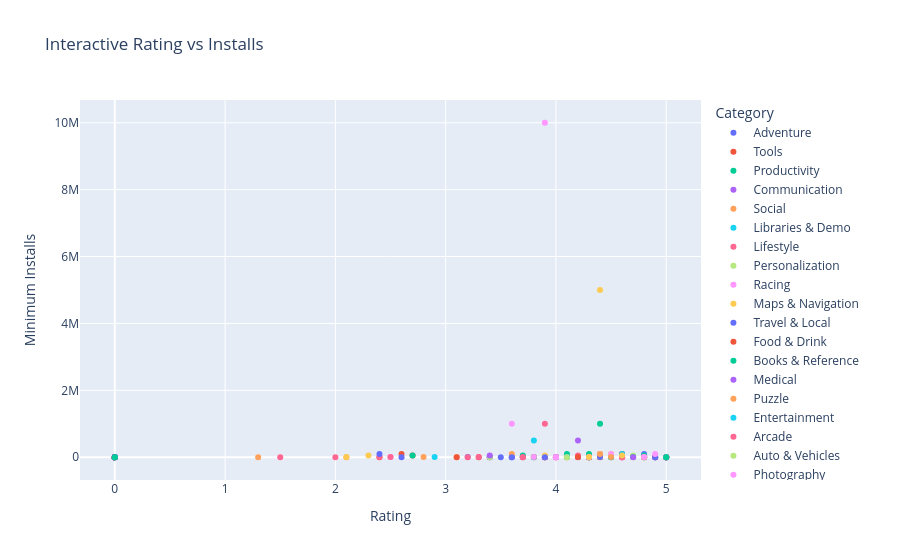

The code cell stored with this chart in its notebook:
### Markdown cell above
### **9.Sentiment by Category Analysis**
* **Cross-Tabulation:** Mapped user sentiments back to application categories to discover which sectors receive the highest percentage of positive feedback.

### Code cell
import plotly.express as px
fig = px.scatter(df_apps.head(300), x='Rating', y='Minimum Installs', color='Category', hover_name='App Name', title='Interactive Rating vs Installs')
fig.show()

### Figure 1 — Plotly figure (JSON) as saved in the notebook; plotly's stock layout.template omitted (floating-point values rounded to 4 significant figures)
{"data": [{"hovertemplate": "<b>%{hovertext}</b><br><br>Category=Adventure<br>Rating=%{x}<br>Minimum Installs=%{y}<extra></extra>", "hovertext": ["Gakondo", "Visage Haunted House", "Animal Hunting - Wild Shooting"], "legendgroup": "Adventure", "marker": {"color": "#636efa", "symbol": "circle"}, "mode": "markers", "name": "Adventure", "orientation": "v", "showlegend": true, "type": "scatter", "x": [0.0, 3.5, 0.0], "xaxis": "x", "y": [10.0, 1000.0, 100.0], "yaxis": "y"}, {"hovertemplate": "<b>%{hovertext}</b><br><br>Category=Tools<br>Rating=%{x}<br>Minimum Installs=%{y}<extra></extra>", "hovertext": ["Ampere Battery Info", "GROW.me", "All in one shopping app", "Random Number Generator", "1-Click Hotspot", "Psychrometry Calculator", "Video To Mp3 Converter & Audio-Video Cutter", "ApkExtractor", "HOMEVIZ", "Home Theater Remote Pro", "RevoApp", "Wynbee - Smart Home", "نافذة مشتول السوق - Nafezah", "Easy Urdu Keyboard:Urdu and English Keyboard 2020", "Free Uc and Royal pass,Free Vbuks,FREE Bp & CP", "GPS Installer", "WiFi Analyzer Internet Speed Test", "Defective pixel and Touch panel Checker", "SIAC Condomínios Lages", "Arabic Keyboard 2020-Speech To Text Keyboard", "Internet Blocker: Net Blocker for Apps", "Persian English translator", "Limitless Paint"], "legendgroup": "Tools", "marker": {"color": "#EF553B", "symbol": "circle"}, "mode": "markers", "name": "Tools", "orientation": "v", "showlegend": true, "type": "scatter", "x": [4.4, 0.0, 5.0, 4.2, 2.7, 4.3, 3.8, 0.0, 2.4, 2.6, 4.4, 0.0, 0.0, 4.8, 0.0, 4.5, 0.0, 0.0, 0.0, 0.0, 4.0, 4.3, 4.5], "xaxis": "x", "y": [5000.0, 100.0, 50.0, 10000.0, 50000.0, 1000.0, 10000.0, 1000.0, 1000.0, 100000.0, 100.0, 100.0, 10.0, 1000.0, 1000.0, 500.0, 100.0, 100.0, 10.0, 100.0, 10000.0, 10000.0, 10000.0], "yaxis": "y"}, {"hovertemplate": "<b>%{hovertext}</b><br><br>Category=Productivity<br>Rating=%{x}<br>Minimum Installs=%{y}<extra></extra>", "hovertext": ["Vibook", "ChurchManagement (PLMT)", "Flashlight", "GC Shopper Show", "Smart File Manager", "Notes2Go - Take Notes and Set Reminders On the Go", "Water Board Lemesos", "Pitch Ideas -Share your Creativity", "SnapScan – Scan, Sign, Share Documents", "CoolTopup Recharge", "MSU - Sponsors", "TPV ZuinqStudio"], "legendgroup": "Productivity", "marker": {"color": "#00cc96", "symbol": "circle"}, "mode": "markers", "name": "Productivity", "orientation": "v", "showlegend": true, "type": "scatter", "x": [0.0, 0.0, 4.3, 0.0, 4.4, 4.8, 0.0, 4.9, 4.3, 0.0, 0.0, 0.0], "xaxis": "x", "y": [50.0, 10.0, 100.0, 50.0, 1000000.0, 100.0, 1000.0, 10.0, 1000.0, 50.0, 100.0, 10.0], "yaxis": "y"}, {"hovertemplate": "<b>%{hovertext}</b><br><br>Category=Communication<br>Rating=%{x}<br>Minimum Installs=%{y}<extra></extra>", "hovertext": ["Smart City Trichy Public Service Vehicles 17UCS548", "WhatsOpen", "Las recetas de pincho son fáciles y deliciosas."], "legendgroup": "Communication", "marker": {"color": "#ab63fa", "symbol": "circle"}, "mode": "markers", "name": "Communication", "orientation": "v", "showlegend": true, "type": "scatter", "x": [5.0, 0.0, 0.0], "xaxis": "x", "y": [10.0, 10.0, 10.0], "yaxis": "y"}, {"hovertemplate": "<b>%{hovertext}</b><br><br>Category=Social<br>Rating=%{x}<br>Minimum Installs=%{y}<extra></extra>", "hovertext": ["IMOCCI", "Nepali Congress", "Ory", "San Jose Gurdwara", "Say IT Doc", "Fancy Parivar", "Διαφάνεια στο Κοινοβούλιο", "Celebriffy", "Islamic Sticker for Whatsapp all in one"], "legendgroup": "Social", "marker": {"color": "#FFA15A", "symbol": "circle"}, "mode": "markers", "name": "Social", "orientation": "v", "showlegend": true, "type": "scatter", "x": [0.0, 0.0, 4.1, 5.0, 3.8, 0.0, 5.0, 4.6, 4.4], "xaxis": "x", "y": [50.0, 100.0, 50.0, 500.0, 1000.0, 10.0, 100.0, 1000.0, 100000.0], "yaxis": "y"}, {"hovertemplate": "<b>%{hovertext}</b><br><br>Category=Libraries & Demo<br>Rating=%{x}<br>Minimum Installs=%{y}<extra></extra>", "hovertext": ["unlimited 4G data prank free app"], "legendgroup": "Libraries & Demo", "marker": {"color": "#19d3f3", "symbol": "circle"}, "mode": "markers", "name": "Libraries & Demo", "orientation": "v", "showlegend": true, "type": "scatter", "x": [4.5], "xaxis": "x", "y": [1000.0], "yaxis": "y"}, {"hovertemplate": "<b>%{hovertext}</b><br><br>Category=Lifestyle<br>Rating=%{x}<br>Minimum Installs=%{y}<extra></extra>", "hovertext": ["The Everyday Calendar", "REDMOND  Robot", "Barnets Hair", "PowerSwitch", "前橋 ハンドネイルケアエステサロン tekara 公式アプリ", "Giydir Beni", "Mirror Mirror", "Transmute Robot Superhero", "Lipstick Color Ideas", "Simple RPG Dices", "New Vision Online", "Goodfellas"], "legendgroup": "Lifestyle", "marker": {"color": "#FF6692", "symbol": "circle"}, "mode": "markers", "name": "Lifestyle", "orientation": "v", "showlegend": true, "type": "scatter", "x": [2.0, 3.7, 0.0, 4.3, 0.0, 3.4, 4.3, 3.9, 2.4, 0.0, 0.0, 4.0], "xaxis": "x", "y": [500.0, 10000.0, 100.0, 10000.0, 10.0, 1000.0, 100.0, 1000000.0, 10000.0, 1.0, 50.0, 1000.0], "yaxis": "y"}, {"hovertemplate": "<b>%{hovertext}</b><br><br>Category=Personalization<br>Rating=%{x}<br>Minimum Installs=%{y}<extra></extra>", "hovertext": ["Neon 3d Iron Tech Keyboard Theme", "Sudan Flag Wallpaper: Flags, Country HD Images", "Niagara Falls Wallpapers", "GO SMS PRO CRYSTAL THEME", "Zebra Print Wallpapers: HD images Free download", "Cute Theme Fluffy Love", "Wallpapers for Chicago Bears Fans"], "legendgroup": "Personalization", "marker": {"color": "#B6E880", "symbol": "circle"}, "mode": "markers", "name": "Personalization", "orientation": "v", "showlegend": true, "type": "scatter", "x": [4.7, 0.0, 5.0, 4.0, 0.0, 4.3, 4.6], "xaxis": "x", "y": [50000.0, 100.0, 500.0, 10000.0, 500.0, 50000.0, 5000.0], "yaxis": "y"}, {"hovertemplate": "<b>%{hovertext}</b><br><br>Category=Racing<br>Rating=%{x}<br>Minimum Installs=%{y}<extra></extra>", "hovertext": ["Dodge The Cars!", "Car Games Revival: Car Racing Games for Kids"], "legendgroup": "Racing", "marker": {"color": "#FF97FF", "symbol": "circle"}, "mode": "markers", "name": "Racing", "orientation": "v", "showlegend": true, "type": "scatter", "x": [4.9, 3.9], "xaxis": "x", "y": [100.0, 10000000.0], "yaxis": "y"}, {"hovertemplate": "<b>%{hovertext}</b><br><br>Category=Maps & Navigation<br>Rating=%{x}<br>Minimum Installs=%{y}<extra></extra>", "hovertext": ["Parents", "be.MOBILISED", "Schoolbus*", "Vancouver Bus Tracker", "ACE Auto Club Europa", "opti*Map ED (Deutschland)", "GPSVT - GPS Vehicle Tracking from Enterox", "TELETAXI/TERESINA - Taxista", "Taxsee Driver"], "legendgroup": "Maps & Navigation", "marker": {"color": "#FECB52", "symbol": "circle"}, "mode": "markers", "name": "Maps & Navigation", "orientation": "v", "showlegend": true, "type": "scatter", "x": [0.0, 0.0, 4.1, 2.3, 4.5, 0.0, 0.0, 4.7, 4.4], "xaxis": "x", "y": [100.0, 100.0, 1000.0, 50000.0, 100000.0, 100.0, 10.0, 500.0, 5000000.0], "yaxis": "y"}, {"hovertemplate": "<b>%{hovertext}</b><br><br>Category=Travel & Local<br>Rating=%{x}<br>Minimum Installs=%{y}<extra></extra>", "hovertext": ["桃園機場捷運時刻表 - 捷運轉乘路線快速查詢(支援台北捷運)", "Caliway Conductor", "OTENTIK Discovery FR", "GaiaZOO", "Serbia Audio Guide", "MoveNow User", "San Vito Lo Capo", "Delhi Public Transport - Metro and DTC Bus Routes", "Weinfest+ Weinfestkalender", "Grand Robot Lion Transform Simulator", "Wat Traimit Bangkok Tour Guide", "Ibiza Airport Guide - Flight information IBZ", "Tekman Batur"], "legendgroup": "Travel & Local", "marker": {"color": "#636efa", "symbol": "circle"}, "mode": "markers", "name": "Travel & Local", "orientation": "v", "showlegend": true, "type": "scatter", "x": [3.9, 3.7, 3.4, 3.4, 3.7, 0.0, 4.9, 3.2, 3.6, 4.8, 0.0, 0.0, 5.0], "xaxis": "x", "y": [10000.0, 10000.0, 500.0, 10000.0, 10000.0, 1.0, 1000.0, 10000.0, 10000.0, 100000.0, 10.0, 100.0, 50.0], "yaxis": "y"}, {"hovertemplate": "<b>%{hovertext}</b><br><br>Category=Food & Drink<br>Rating=%{x}<br>Minimum Installs=%{y}<extra></extra>", "hovertext": ["Readymade Grocery App", "Tasteocracy Taste Testers", "Chaat Recipes", "Sorvetes Ki-Sabor"], "legendgroup": "Food & Drink", "marker": {"color": "#EF553B", "symbol": "circle"}, "mode": "markers", "name": "Food & Drink", "orientation": "v", "showlegend": true, "type": "scatter", "x": [4.2, 3.3, 0.0, 5.0], "xaxis": "x", "y": [1000.0, 1000.0, 100.0, 100.0], "yaxis": "y"}, {"hovertemplate": "<b>%{hovertext}</b><br><br>Category=Books & Reference<br>Rating=%{x}<br>Minimum Installs=%{y}<extra></extra>", "hovertext": ["Contemporary Love Wallpaper HD", "Peribahasa Bahasa Indonesia", "Dua e Nudba - Offline", "Learn Electrical Engineering", "Maulid AL BARZANJI", "Taariikhda Soomaaliya - History of Somalia", "Buku Siswa Kelas 10 MA Fikih Revisi 2014", "Атеросклероз. Симптомы и советы", "The New Way of the Cross", "O Alcorão em português", "তরুণ (Tarun)", "القران الكريم بدون اعلانات", "Easy Mixed Martial Arts Tutorial", "Zavia (Part-2) by Ashfaq Ahmed - Offline", "OK eFOG", "Ilmu Hikmah Asma Suryani"], "legendgroup": "Books & Reference", "marker": {"color": "#00cc96", "symbol": "circle"}, "mode": "markers", "name": "Books & Reference", "orientation": "v", "showlegend": true, "type": "scatter", "x": [0.0, 3.8, 4.7, 4.1, 0.0, 4.3, 0.0, 0.0, 0.0, 4.3, 4.8, 0.0, 0.0, 4.4, 0.0, 4.5], "xaxis": "x", "y": [1.0, 1000.0, 10000.0, 100000.0, 500.0, 100000.0, 1000.0, 100.0, 50.0, 10000.0, 50000.0, 500.0, 10.0, 5000.0, 50.0, 10000.0], "yaxis": "y"}, {"hovertemplate": "<b>%{hovertext}</b><br><br>Category=Medical<br>Rating=%{x}<br>Minimum Installs=%{y}<extra></extra>", "hovertext": ["Bhavan's BHEL VIM", "Cirugía Cardiovascular", "خواص گیاهان دارویی و میوه ها", "Bệnh viện Quận 2 - Đặt khám online", "drCLOUD Certificati", "blood bank"], "legendgroup": "Medical", "marker": {"color": "#ab63fa", "symbol": "circle"}, "mode": "markers", "name": "Medical", "orientation": "v", "showlegend": true, "type": "scatter", "x": [0.0, 0.0, 4.6, 4.6, 3.9, 0.0], "xaxis": "x", "y": [10.0, 100.0, 100000.0, 500.0, 1000.0, 1.0], "yaxis": "y"}, {"hovertemplate": "<b>%{hovertext}</b><br><br>Category=Puzzle<br>Rating=%{x}<br>Minimum Installs=%{y}<extra></extra>", "hovertext": ["Block Fill: Puzzle Game", "Jenifa spells 2", "Escape Games Jolly-42", "Tile Jump: Find the Path", "Mélélémo", "Trò chơi người treo cổ - Giải ô chữ", "Word Line"], "legendgroup": "Puzzle", "marker": {"color": "#FFA15A", "symbol": "circle"}, "mode": "markers", "name": "Puzzle", "orientation": "v", "showlegend": true, "type": "scatter", "x": [4.4, 0.0, 4.0, 0.0, 0.0, 2.1, 0.0], "xaxis": "x", "y": [10000.0, 500.0, 500.0, 10.0, 5.0, 500.0, 100.0], "yaxis": "y"}, {"hovertemplate": "<b>%{hovertext}</b><br><br>Category=Entertainment<br>Rating=%{x}<br>Minimum Installs=%{y}<extra></extra>", "hovertext": ["Coloring Book Barbaie", "Dj Car Sound And Sound Effects 2019", "Creepy Story", "RPM Practice Test", "Lagu Religi dan Sholawat : mp3 dan video", "Dentist Kids Hospital Surgery Simulation Tutorial", "Firework Sounds", "Ash Kreations 360", "Mod Godzilla Minecraft", "Disco Lights (flashing!)", "Unicorn Birthday Cake and Candles", "Germany wallpapers", "UCM Radio-The Beat", "Happy Valentine's Day"], "legendgroup": "Entertainment", "marker": {"color": "#19d3f3", "symbol": "circle"}, "mode": "markers", "name": "Entertainment", "orientation": "v", "showlegend": true, "type": "scatter", "x": [3.8, 0.0, 0.0, 0.0, 0.0, 0.0, 2.9, 0.0, 4.1, 0.0, 3.7, 0.0, 0.0, 0.0], "xaxis": "x", "y": [500000.0, 100.0, 10.0, 5.0, 100.0, 10.0, 5000.0, 500.0, 10000.0, 100.0, 5000.0, 50.0, 100.0, 100.0], "yaxis": "y"}, {"hovertemplate": "<b>%{hovertext}</b><br><br>Category=Arcade<br>Rating=%{x}<br>Minimum Installs=%{y}<extra></extra>", "hovertext": ["Sticky Ball", "CUBIC RUNNER", "Extrude Balance", "Pick Lock", "Scale Hero", "Flappy Duck — Angry Bird", "Collapsy Stairs", "Pteranodon Dinosaurs Games"], "legendgroup": "Arcade", "marker": {"color": "#FF6692", "symbol": "circle"}, "mode": "markers", "name": "Arcade", "orientation": "v", "showlegend": true, "type": "scatter", "x": [4.6, 0.0, 5.0, 0.0, 3.3, 1.5, 0.0, 0.0], "xaxis": "x", "y": [100.0, 1000.0, 1000.0, 50.0, 5000.0, 1000.0, 1000.0, 100.0], "yaxis": "y"}, {"hovertemplate": "<b>%{hovertext}</b><br><br>Category=Auto & Vehicles<br>Rating=%{x}<br>Minimum Installs=%{y}<extra></extra>", "hovertext": ["Cambodian.Express", "Racepak D3 Racing", "SDRA Mobile (Driver)"], "legendgroup": "Auto & Vehicles", "marker": {"color": "#B6E880", "symbol": "circle"}, "mode": "markers", "name": "Auto & Vehicles", "orientation": "v", "showlegend": true, "type": "scatter", "x": [3.4, 3.7, 0.0], "xaxis": "x", "y": [1000.0, 500.0, 50.0], "yaxis": "y"}, {"hovertemplate": "<b>%{hovertext}</b><br><br>Category=Photography<br>Rating=%{x}<br>Minimum Installs=%{y}<extra></extra>", "hovertext": ["Photo Brightness Editor - Image Brighten App", "Space wallpapers 4K 2021", "Valentine Love Photo Frame", "Photo Collage", "Birds Images Wallpapers"], "legendgroup": "Photography", "marker": {"color": "#FF97FF", "symbol": "circle"}, "mode": "markers", "name": "Photography", "orientation": "v", "showlegend": true, "type": "scatter", "x": [2.5, 0.0, 4.5, 3.6, 3.8], "xaxis": "x", "y": [5000.0, 1.0, 100000.0, 1000000.0, 5000.0], "yaxis": "y"}, {"hovertemplate": "<b>%{hovertext}</b><br><br>Category=Health & Fitness<br>Rating=%{x}<br>Minimum Installs=%{y}<extra></extra>", "hovertext": ["Head Lice guide", "Business Class Fitness", "Coachman Training Systems", "physical fitness exercise", "Daily Mindfulness - Calm, Sleep, Relax, Meditation", "Decon2018", "Wildflower Health, A Smarter Way to Care", "FunFit", "Neuron", "Indiana Center for Recovery", "Stay-Active"], "legendgroup": "Health & Fitness", "marker": {"color": "#FECB52", "symbol": "circle"}, "mode": "markers", "name": "Health & Fitness", "orientation": "v", "showlegend": true, "type": "scatter", "x": [2.1, 0.0, 0.0, 0.0, 0.0, 0.0, 0.0, 0.0, 4.0, 0.0, 0.0], "xaxis": "x", "y": [10000.0, 1.0, 10.0, 1000.0, 1000.0, 10.0, 10.0, 10.0, 10000.0, 100.0, 5.0], "yaxis": "y"}, {"hovertemplate": "<b>%{hovertext}</b><br><br>Category=Education<br>Rating=%{x}<br>Minimum Installs=%{y}<extra></extra>", "hovertext": ["Calculus Tutorial 1: Introduction", "RACE ACADEMY", "Triple Point Academy", "The Battle at the Alamo 3D Viewer", "Духовно-нравственная культура (ДНК)", "Subtitle VR.", "Interact 3", "Mr.Nam- Free English Quiz game", "Rooman Elearn", "วัสดุสัมผัสอาหาร", "Benefit of Pomegranate", "Addition Column Form", "Swedish Game: Word Game, Vocabulary Game", "EDUMORE", "SensorLab", "İsem Dijital", "Subtitle", "Pocket Agenda - To-Do List, Reminders, Organizer", "Biochemistry MCQ", "Active Kids - Kinder/Preschooler App", "오산 안심캐치", "মাধ্যমিক ভৌতবিজ্ঞান - Madhyamik Physical Science"], "legendgroup": "Education", "marker": {"color": "#636efa", "symbol": "circle"}, "mode": "markers", "name": "Education", "orientation": "v", "showlegend": true, "type": "scatter", "x": [0.0, 0.0, 5.0, 0.0, 0.0, 0.0, 2.6, 0.0, 0.0, 4.0, 0.0, 0.0, 4.4, 0.0, 5.0, 2.4, 3.6, 0.0, 0.0, 0.0, 0.0, 0.0], "xaxis": "x", "y": [100.0, 100.0, 10.0, 100.0, 100.0, 100.0, 1000.0, 1000.0, 100.0, 100.0, 100.0, 50.0, 10000.0, 10.0, 100.0, 100000.0, 1000.0, 10.0, 1000.0, 100.0, 10.0, 10000.0], "yaxis": "y"}, {"hovertemplate": "<b>%{hovertext}</b><br><br>Category=Shopping<br>Rating=%{x}<br>Minimum Installs=%{y}<extra></extra>", "hovertext": ["BuradaOto", "펫비투비 - PETB2B", "Shop 13", "Wood Canyon Store", "Nashitun", "FashionValet", "UG Bazaar: Automobiles, Jobs, Buy, Sell in Nepal", "Cherry On Cake", "Pizza Pronto Nemours"], "legendgroup": "Shopping", "marker": {"color": "#EF553B", "symbol": "circle"}, "mode": "markers", "name": "Shopping", "orientation": "v", "showlegend": true, "type": "scatter", "x": [4.9, 0.0, 4.3, 0.0, 0.0, 4.6, 3.9, 0.0, 0.0], "xaxis": "x", "y": [1000.0, 500.0, 1000.0, 1.0, 10.0, 100000.0, 1000.0, 10.0, 100.0], "yaxis": "y"}, {"hovertemplate": "<b>%{hovertext}</b><br><br>Category=Board<br>Rating=%{x}<br>Minimum Installs=%{y}<extra></extra>", "hovertext": ["Bounce & Bubble", "Parchis Horse Race Free"], "legendgroup": "Board", "marker": {"color": "#00cc96", "symbol": "circle"}, "mode": "markers", "name": "Board", "orientation": "v", "showlegend": true, "type": "scatter", "x": [0.0, 3.7], "xaxis": "x", "y": [10.0, 50000.0], "yaxis": "y"}, {"hovertemplate": "<b>%{hovertext}</b><br><br>Category=Music & Audio<br>Rating=%{x}<br>Minimum Installs=%{y}<extra></extra>", "hovertext": ["Radio Louvor", "Radio Estado de Mexico - FM Stations Free", "Quebec Radio Stations FM Canada Radio", "Thánh Ca - Thanh Ca Công Giáo Hay Tuyệt Vời", "Non Stop Play UK Music Listen Online Radio Stream", "Emisoras Unidas 89.7 Radio Online FM", "Asif Habibi chanson Saad Lamjarred", "Radio Netherlands", "Festival Art Rock", "Piano Orchestra Sounds Ringtone", "Red Bay Alabama Radio Stations", "sundarara kanda by m s ramarao", "Radio of Life", "Radio nuova san giorgio online app", "Female Red Junglefowl Sounds HD", "O Melhor da :-: Banda Calypso", "Weapons Ringtones", "H. Muammar ZA Bimbingan Tilawatil Quran Offline"], "legendgroup": "Music & Audio", "marker": {"color": "#ab63fa", "symbol": "circle"}, "mode": "markers", "name": "Music & Audio", "orientation": "v", "showlegend": true, "type": "scatter", "x": [0.0, 4.7, 0.0, 0.0, 0.0, 0.0, 0.0, 0.0, 4.2, 0.0, 0.0, 4.8, 0.0, 0.0, 3.9, 4.0, 3.4, 4.3], "xaxis": "x", "y": [100.0, 500.0, 5.0, 1000.0, 1.0, 10.0, 500.0, 100.0, 10000.0, 1000.0, 1.0, 10000.0, 10.0, 10.0, 5000.0, 10000.0, 50000.0, 10000.0], "yaxis": "y"}, {"hovertemplate": "<b>%{hovertext}</b><br><br>Category=Sports<br>Rating=%{x}<br>Minimum Installs=%{y}<extra></extra>", "hovertext": ["Bowling Paradise Pro FREE", "ACtrainingLanzarote", "Pocket Bowling 3D", "VfL1910", "Clube Atlético Ypiranga", "Cherry Lodge Golf Club", "CRICKET FORECASTER (PREDICTION IN %)", "Lift It!", "Team Tampa Sports", "Bet Tips Score Match", "Pro Betting", "Photo Stopwatch", "Standalone Golf GPS by Hole19"], "legendgroup": "Sports", "marker": {"color": "#FFA15A", "symbol": "circle"}, "mode": "markers", "name": "Sports", "orientation": "v", "showlegend": true, "type": "scatter", "x": [4.4, 0.0, 3.6, 0.0, 0.0, 0.0, 4.5, 1.3, 0.0, 4.8, 0.0, 4.1, 2.8], "xaxis": "x", "y": [100000.0, 5.0, 100000.0, 50.0, 100.0, 100.0, 10000.0, 500.0, 500.0, 500.0, 5.0, 10000.0, 10000.0], "yaxis": "y"}, {"hovertemplate": "<b>%{hovertext}</b><br><br>Category=Beauty<br>Rating=%{x}<br>Minimum Installs=%{y}<extra></extra>", "hovertext": ["Camelia Estetica & Solarium", "Trevor Sorbie", "Photo Editor & Collage Maker Pro 2021", "Thick Hair Ideas"], "legendgroup": "Beauty", "marker": {"color": "#19d3f3", "symbol": "circle"}, "mode": "markers", "name": "Beauty", "orientation": "v", "showlegend": true, "type": "scatter", "x": [0.0, 0.0, 4.6, 0.0], "xaxis": "x", "y": [500.0, 50.0, 100000.0, 100.0], "yaxis": "y"}, {"hovertemplate": "<b>%{hovertext}</b><br><br>Category=Business<br>Rating=%{x}<br>Minimum Installs=%{y}<extra></extra>", "hovertext": ["Kamesh Welding", "shyftfly", "Ambuja Bidding", "JayBo", "Uniquely Nelson", "Rekleo TV app", "Wealthbox", "Claudy Worker", "KNOWLEDGE FLOW CLASSES", "John Roberts Nissan DealerApp", "أوتوبيز", "epiway™", "KARR S.W.A.T.", "AKKA Events", "Swellby Session Notes", "Ticketspice Scanner", "Matbørsen", "Guard Tour Patrol Management System - VersionX", "Sandefjord kommune Innsiden", "Cost of Living Calculator Plus", "CardPlus Demo", "PW Harvey Client App", "Daily key needs adhoc", "DE Meeting"], "legendgroup": "Business", "marker": {"color": "#FF6692", "symbol": "circle"}, "mode": "markers", "name": "Business", "orientation": "v", "showlegend": true, "type": "scatter", "x": [0.0, 0.0, 0.0, 0.0, 0.0, 0.0, 4.6, 0.0, 5.0, 0.0, 3.7, 0.0, 2.5, 0.0, 0.0, 3.7, 0.0, 0.0, 0.0, 3.2, 0.0, 0.0, 0.0, 0.0], "xaxis": "x", "y": [10.0, 100.0, 100.0, 10.0, 10.0, 1.0, 1000.0, 100.0, 10.0, 100.0, 500.0, 10.0, 10000.0, 100.0, 100.0, 1000.0, 100.0, 100.0, 1000.0, 1000.0, 100.0, 100.0, 5.0, 10.0], "yaxis": "y"}, {"hovertemplate": "<b>%{hovertext}</b><br><br>Category=Educational<br>Rating=%{x}<br>Minimum Installs=%{y}<extra></extra>", "hovertext": ["Chemistry Mission"], "legendgroup": "Educational", "marker": {"color": "#B6E880", "symbol": "circle"}, "mode": "markers", "name": "Educational", "orientation": "v", "showlegend": true, "type": "scatter", "x": [0.0], "xaxis": "x", "y": [50.0], "yaxis": "y"}, {"hovertemplate": "<b>%{hovertext}</b><br><br>Category=Finance<br>Rating=%{x}<br>Minimum Installs=%{y}<extra></extra>", "hovertext": ["VİOP", "경조사 노트 - 치부책", "ICE Connect", "UBIC Wallet", "Banquest", "monnaie et prix de l'or en Suisse", "Make Money Online - Best & Easy Ways to Earn Money", "Wealth Grow", "Brazil Real x Honduran Lempira"], "legendgroup": "Finance", "marker": {"color": "#FF97FF", "symbol": "circle"}, "mode": "markers", "name": "Finance", "orientation": "v", "showlegend": true, "type": "scatter", "x": [3.1, 4.8, 4.0, 4.0, 0.0, 0.0, 4.3, 0.0, 0.0], "xaxis": "x", "y": [5000.0, 10000.0, 1000.0, 1000.0, 100.0, 50.0, 10000.0, 10.0, 10.0], "yaxis": "y"}, {"hovertemplate": "<b>%{hovertext}</b><br><br>Category=News & Magazines<br>Rating=%{x}<br>Minimum Installs=%{y}<extra></extra>", "hovertext": ["op.se", "Köln Zeitungen", "KURS.IF.UA", "ZEIT AUDIO", "Dainik Savera Times"], "legendgroup": "News & Magazines", "marker": {"color": "#FECB52", "symbol": "circle"}, "mode": "markers", "name": "News & Magazines", "orientation": "v", "showlegend": true, "type": "scatter", "x": [3.1, 0.0, 0.0, 4.6, 4.3], "xaxis": "x", "y": [10000.0, 10.0, 100.0, 50000.0, 10000.0], "yaxis": "y"}, {"hovertemplate": "<b>%{hovertext}</b><br><br>Category=Casual<br>Rating=%{x}<br>Minimum Installs=%{y}<extra></extra>", "hovertext": ["Coffin Move", "Night Changes - One Direction - Piano Tunes"], "legendgroup": "Casual", "marker": {"color": "#636efa", "symbol": "circle"}, "mode": "markers", "name": "Casual", "orientation": "v", "showlegend": true, "type": "scatter", "x": [4.9, 3.6], "xaxis": "x", "y": [100.0, 1000.0], "yaxis": "y"}, {"hovertemplate": "<b>%{hovertext}</b><br><br>Category=Art & Design<br>Rating=%{x}<br>Minimum Installs=%{y}<extra></extra>", "hovertext": ["Flyers, Posters, Banner, Graphic Maker, Designs", "True Status"], "legendgroup": "Art & Design", "marker": {"color": "#EF553B", "symbol": "circle"}, "mode": "markers", "name": "Art & Design", "orientation": "v", "showlegend": true, "type": "scatter", "x": [3.9, 0.0], "xaxis": "x", "y": [500.0, 10.0], "yaxis": "y"}, {"hovertemplate": "<b>%{hovertext}</b><br><br>Category=House & Home<br>Rating=%{x}<br>Minimum Installs=%{y}<extra></extra>", "hovertext": ["عون | Awon"], "legendgroup": "House & Home", "marker": {"color": "#00cc96", "symbol": "circle"}, "mode": "markers", "name": "House & Home", "orientation": "v", "showlegend": true, "type": "scatter", "x": [2.7], "xaxis": "x", "y": [50000.0], "yaxis": "y"}, {"hovertemplate": "<b>%{hovertext}</b><br><br>Category=Card<br>Rating=%{x}<br>Minimum Installs=%{y}<extra></extra>", "hovertext": ["Trix"], "legendgroup": "Card", "marker": {"color": "#ab63fa", "symbol": "circle"}, "mode": "markers", "name": "Card", "orientation": "v", "showlegend": true, "type": "scatter", "x": [4.2], "xaxis": "x", "y": [500000.0], "yaxis": "y"}, {"hovertemplate": "<b>%{hovertext}</b><br><br>Category=Events<br>Rating=%{x}<br>Minimum Installs=%{y}<extra></extra>", "hovertext": ["ignite", "SPConecta", "Parlamento Nacional de Timor-Leste"], "legendgroup": "Events", "marker": {"color": "#FFA15A", "symbol": "circle"}, "mode": "markers", "name": "Events", "orientation": "v", "showlegend": true, "type": "scatter", "x": [5.0, 0.0, 0.0], "xaxis": "x", "y": [100.0, 100.0, 10.0], "yaxis": "y"}, {"hovertemplate": "<b>%{hovertext}</b><br><br>Category=Trivia<br>Rating=%{x}<br>Minimum Installs=%{y}<extra></extra>", "hovertext": ["Let's Fact? Let's Go!", "temporoespacial", "Brain teaser game", "Demon Slayer Anime Quiz. Kimetsu no Yaiba Nanatsu", "Magic Snap: Momotaro"], "legendgroup": "Trivia", "marker": {"color": "#19d3f3", "symbol": "circle"}, "mode": "markers", "name": "Trivia", "orientation": "v", "showlegend": true, "type": "scatter", "x": [5.0, 0.0, 0.0, 0.0, 4.1], "xaxis": "x", "y": [10.0, 10.0, 50.0, 1000.0, 10000.0], "yaxis": "y"}, {"hovertemplate": "<b>%{hovertext}</b><br><br>Category=Weather<br>Rating=%{x}<br>Minimum Installs=%{y}<extra></extra>", "hovertext": ["Mega Ramps Car Stunts: Ultimate Races Car Games"], "legendgroup": "Weather", "marker": {"color": "#FF6692", "symbol": "circle"}, "mode": "markers", "name": "Weather", "orientation": "v", "showlegend": true, "type": "scatter", "x": [4.2], "xaxis": "x", "y": [50000.0], "yaxis": "y"}, {"hovertemplate": "<b>%{hovertext}</b><br><br>Category=Strategy<br>Rating=%{x}<br>Minimum Installs=%{y}<extra></extra>", "hovertext": ["The Brownie Strategist"], "legendgroup": "Strategy", "marker": {"color": "#B6E880", "symbol": "circle"}, "mode": "markers", "name": "Strategy", "orientation": "v", "showlegend": true, "type": "scatter", "x": [4.1], "xaxis": "x", "y": [1000.0], "yaxis": "y"}, {"hovertemplate": "<b>%{hovertext}</b><br><br>Category=Word<br>Rating=%{x}<br>Minimum Installs=%{y}<extra></extra>", "hovertext": ["Bible Word Search"], "legendgroup": "Word", "marker": {"color": "#FF97FF", "symbol": "circle"}, "mode": "markers", "name": "Word", "orientation": "v", "showlegend": true, "type": "scatter", "x": [4.9], "xaxis": "x", "y": [100000.0], "yaxis": "y"}, {"hovertemplate": "<b>%{hovertext}</b><br><br>Category=Video Players & Editors<br>Rating=%{x}<br>Minimum Installs=%{y}<extra></extra>", "hovertext": ["HD Video Player (IPTV) Mp4 Max - All Format"], "legendgroup": "Video Players & Editors", "marker": {"color": "#FECB52", "symbol": "circle"}, "mode": "markers", "name": "Video Players & Editors", "orientation": "v", "showlegend": true, "type": "scatter", "x": [3.9], "xaxis": "x", "y": [50000.0], "yaxis": "y"}, {"hovertemplate": "<b>%{hovertext}</b><br><br>Category=Action<br>Rating=%{x}<br>Minimum Installs=%{y}<extra></extra>", "hovertext": ["忍者道場", "Tank War", "John Brick"], "legendgroup": "Action", "marker": {"color": "#636efa", "symbol": "circle"}, "mode": "markers", "name": "Action", "orientation": "v", "showlegend": true, "type": "scatter", "x": [0.0, 0.0, 3.9], "xaxis": "x", "y": [100.0, 50.0, 500.0], "yaxis": "y"}, {"hovertemplate": "<b>%{hovertext}</b><br><br>Category=Simulation<br>Rating=%{x}<br>Minimum Installs=%{y}<extra></extra>", "hovertext": ["Extreme Flight Sim", "Call from Bendy 📱 Call + Chat"], "legendgroup": "Simulation", "marker": {"color": "#EF553B", "symbol": "circle"}, "mode": "markers", "name": "Simulation", "orientation": "v", "showlegend": true, "type": "scatter", "x": [3.1, 4.2], "xaxis": "x", "y": [1000.0, 5000.0], "yaxis": "y"}, {"hovertemplate": "<b>%{hovertext}</b><br><br>Category=Music<br>Rating=%{x}<br>Minimum Installs=%{y}<extra></extra>", "hovertext": ["Marshmello Alone Launchpad Mashup Music Mix", "Colour Paino Tiles"], "legendgroup": "Music", "marker": {"color": "#00cc96", "symbol": "circle"}, "mode": "markers", "name": "Music", "orientation": "v", "showlegend": true, "type": "scatter", "x": [0.0, 5.0], "xaxis": "x", "y": [500.0, 10.0], "yaxis": "y"}], "layout": {"legend": {"title": {"text": "Category"}, "tracegroupgap": 0}, "title": {"text": "Interactive Rating vs Installs"}, "xaxis": {"anchor": "y", "domain": [0, 1], "title": {"text": "Rating"}}, "yaxis": {"anchor": "x", "domain": [0, 1], "title": {"text": "Minimum Installs"}}}}
